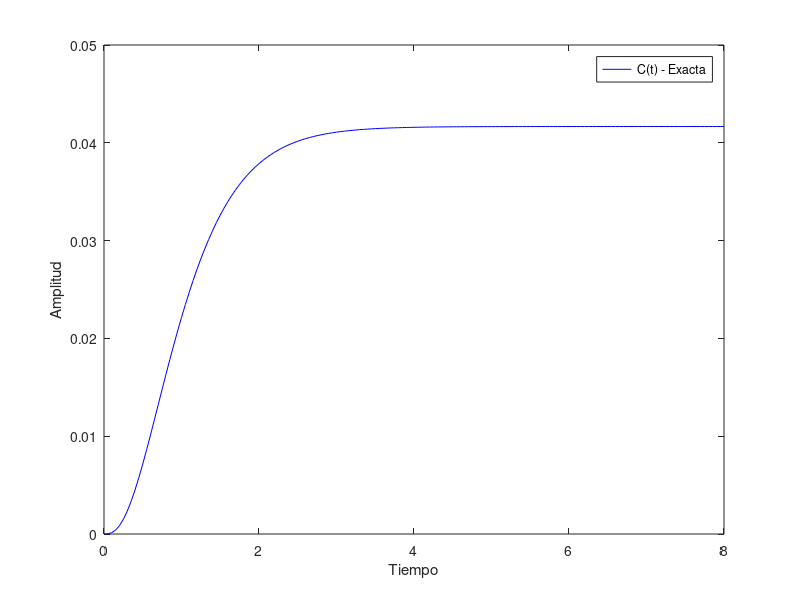
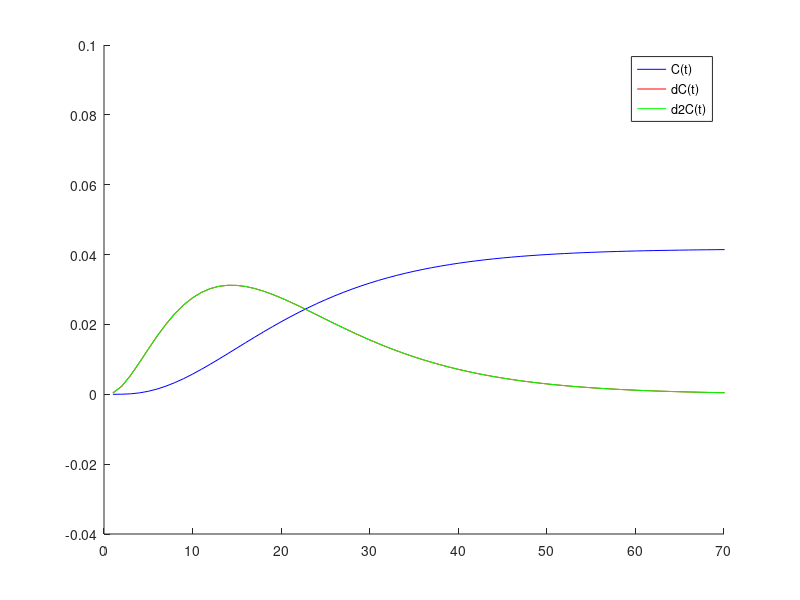
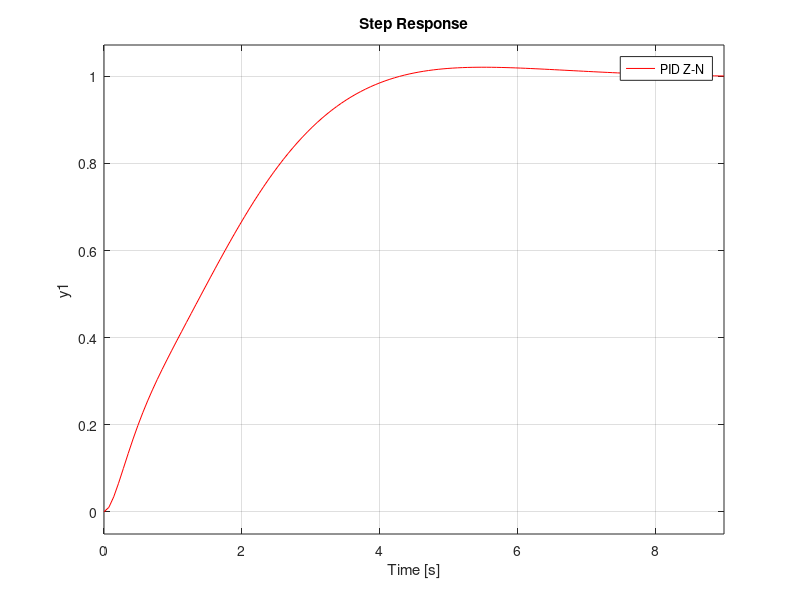

Write MATLAB code to recreate these figures, in order.
%% SINTONIZACION - Curva de Reaccion del Proceso PID
num = [1];
den = [1 9 26 24];
Gp = tf(num, den);

%----step-------
dt = 0.05;
t = 0:dt:8;
C = step(Gp, t);
%---------------

figure(1);
plot(t, C, '-b');
    ylabel('Amplitud');
    xlabel('Tiempo');
    legend('C(t) - Exacta');

%----Punto de Inflexion----
dC = diff(C)/dt;
d2C = diff(C)/dt;
%--------------------------

figure(2)
hold on;
plot(C, '-b');
plot(dC, '-r');
plot(d2C, '-g');
    legend('C(t)', 'dC(t)', 'd2C(t)');
    axis([0 70 -0.04 0.1])

[m, p] = max(dC);
tpi = t(p);
    % y = m*x + h
    % 0.01167 = 0.0312*0.65 + h 
                            % h = (-0.00858)
T = 1.3356;
    % AL=G(0) --> 0.04167 = 0.0312.T - 0.00858 --> T=1.6101 --> Ti = T-L = 1.33556
    % el valor de Ti es el que pongo en matlab como T
L = 0.275;
    % L=-ord/m --> 0.00858/0.0312

%-----Tabla amarilla--------
kp = (1.2*T/L);
Ti = 2*L;
Td = 0.5*L;
%-----------------------

num = [kp*Td*Ti kp*Ti kp];
den = [Ti 0];
Gc = tf(num, den);

FTLC = feedback(Gc*Gp, 1);
figure(3)
hold on; 
step(FTLC, '-b');

%------Mejorando los parametros (1)-------
kp1 = 1.5*kp;
Td1 = 3*Td;

num = [kp1*Td1*Ti kp1*Ti kp1];
den = [Ti 0];
Gc = tf(num, den);

FTLC = feedback(Gc*Gp, 1);
step(FTLC, '-r');
    legend('PID Z-N', 'PID mejorado');
%------------------------------------

%------Mejorando los parametros (2)-------
kp1 = 1.5*kp;
Td2 = 5*Td;

num = [kp1*Td2*Ti kp1*Ti kp1];
den = [Ti 0];
Gc = tf(num, den);

FTLC = feedback(Gc*Gp, 1);
step(FTLC, '-g');
    legend('PID Z-N', 'PID mejorado1', 'PID mejorado2');
%------------------------------------

%------Mejorando los parametros (3)-------
kp2 = 1.5*kp;
Td3 = 4*Td;

num = [kp2*Td3*Ti kp2*Ti kp2];
den = [Ti 0];
Gc = tf(num, den);

FTLC = feedback(Gc*Gp, 1);
step(FTLC, '-r');
    legend('PID Z-N', 'PID mejorado1', 'PID mejorado2', 'PID mejorado3');
%------------------------------------
